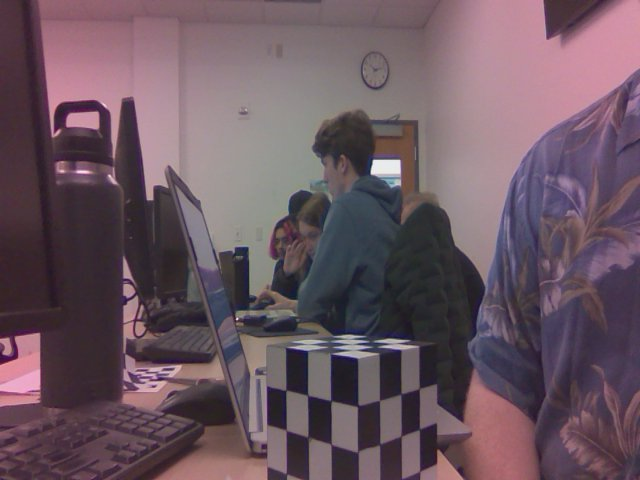
//> input picture Corey code space/CW Midterm-20250425T172056Z-001/CW Midterm/left.jpg, 640 x 480 px
$ ./pRectify   (built with g++ and OpenCV 4)
//> lines starting //> are read from the running program, lines starting //| are printed output that depends on the picture
#include <opencv2/opencv.hpp>
#include <opencv2/calib3d.hpp>
#include <iostream>

using namespace cv;
using namespace std;

int main() {
    // Load color stereo images
    Mat leftImageColor  = imread("left.jpg");
//> leftImageColor is the input picture: 480 rows x 640 cols, CV_8UC3; mean B, G, R 96.8, 86.6, 106.7
    Mat rightImageColor = imread("right.jpg");
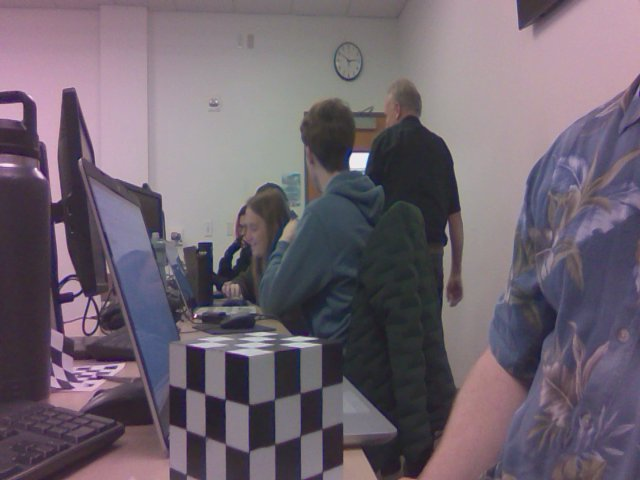
//> input picture Corey code space/CW Midterm-20250425T172056Z-001/CW Midterm/right.jpg, 640 x 480 px
//> rightImageColor is the input picture: 480 rows x 640 cols, CV_8UC3; mean B, G, R 111.3, 100.2, 111.3

    if (leftImageColor.empty() || rightImageColor.empty()) {
        cerr << "[ERROR] Failed to load input stereo images!" << endl;
        return -1;
    }

    // Convert to grayscale for rectification
    Mat leftImage, rightImage;
    cvtColor(leftImageColor, leftImage, COLOR_BGR2GRAY);
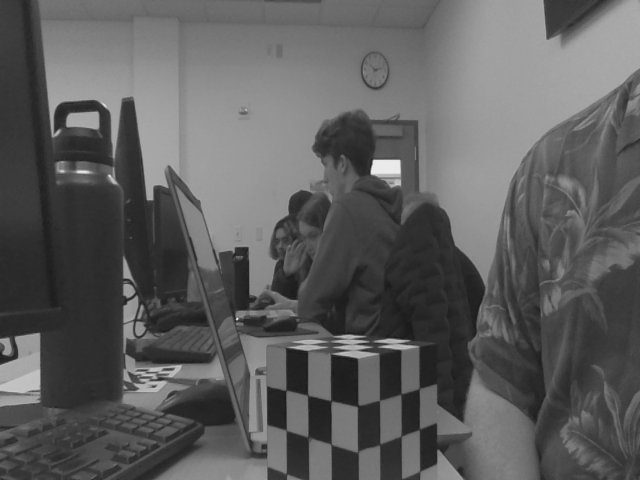
//> leftImage: 480 rows x 640 cols, CV_8UC1; min 23, max 242, mean 93.8
    cvtColor(rightImageColor, rightImage, COLOR_BGR2GRAY);
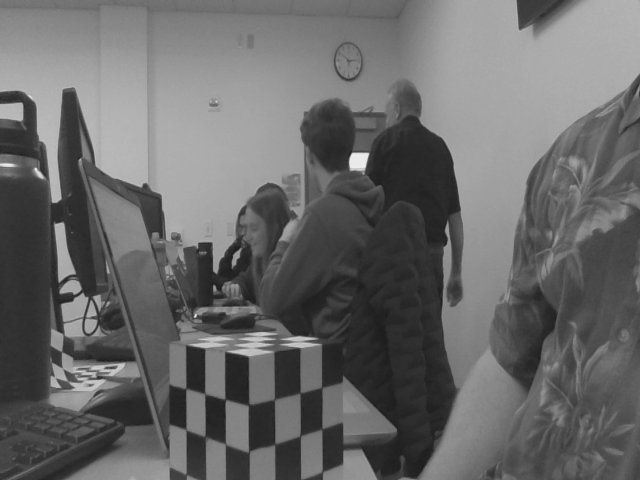
//> rightImage: 480 rows x 640 cols, CV_8UC1; min 23, max 241, mean 104.8

    // Camera intrinsics
    Mat cameraMatrix1 = (Mat_<double>(3,3) << 578.86, 0, 329.12,
                                              0, 772.98, 245,
                                              0, 0, 1);

    Mat cameraMatrix2 = (Mat_<double>(3,3) << 576.05, 0, 303.22,
                                              0, 768.94, 252.27,
                                              0, 0, 1);

    // Distortion coefficients
    Mat distCoeffs1 = (Mat_<double>(1,5) << -0.166, 1.16, 0.00, 0.00, -2.54);
    Mat distCoeffs2 = (Mat_<double>(1,5) << -0.179, 1.49, 0.00, 0.00, -3.89);

    // Rotation and translation between cameras
    Mat R = (Mat_<double>(3,3) << 0.9998996653444937, -0.007885144718599264, -0.01176791131579057,
                                  0.007832711413248565, 0.9999592206338627, -0.004495075220148332,
                                  0.0118028757464582, 0.004402449555051375, 0.9999206521329724);

    Mat T = (Mat_<double>(3,1) << -58.96213584809675,
                                  -0.3678605528979815,
                                  -0.6298580023378643);

    // Rectification results
    Mat R1, R2, P1, P2, Q;
    stereoRectify(cameraMatrix1, distCoeffs1, cameraMatrix2, distCoeffs2, leftImage.size(),
                  R, T, R1, R2, P1, P2, Q, CALIB_ZERO_DISPARITY, -1, leftImage.size());

    // Undistort and rectify maps
    Mat map1x, map1y, map2x, map2y;
    initUndistortRectifyMap(cameraMatrix1, distCoeffs1, R1, P1, leftImage.size(), CV_32FC1, map1x, map1y);
    initUndistortRectifyMap(cameraMatrix2, distCoeffs2, R2, P2, rightImage.size(), CV_32FC1, map2x, map2y);

    // Rectify the images
    Mat rectifiedLeft, rectifiedRight;
    remap(leftImage, rectifiedLeft, map1x, map1y, INTER_LINEAR);
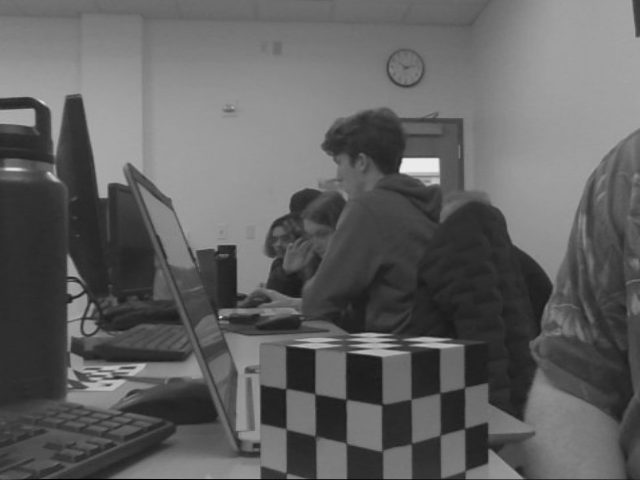
//> rectifiedLeft: 480 rows x 640 cols, CV_8UC1; min 0, max 241, mean 97.2
    remap(rightImage, rectifiedRight, map2x, map2y, INTER_LINEAR);
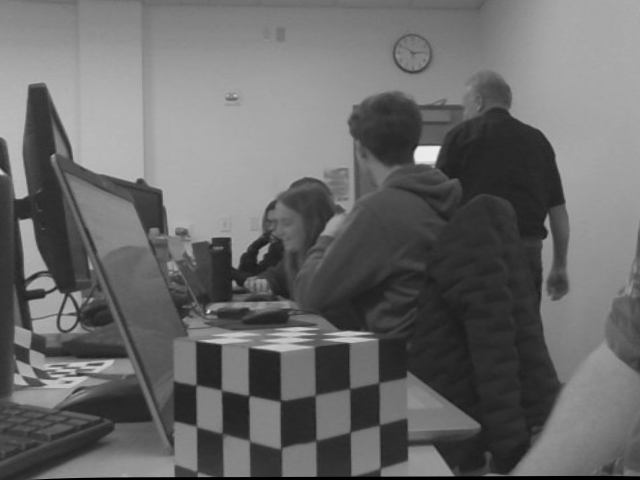
//> rectifiedRight: 480 rows x 640 cols, CV_8UC1; min 0, max 239, mean 105.2

    // Convert grayscale rectified images to BGR before writing as .ppm
    Mat rectifiedLeftColor, rectifiedRightColor;
    cvtColor(rectifiedLeft, rectifiedLeftColor, COLOR_GRAY2BGR);
    cvtColor(rectifiedRight, rectifiedRightColor, COLOR_GRAY2BGR);

    // Save rectified images as PPM
    imwrite("left_rectified.ppm", rectifiedLeftColor);
    imwrite("right_rectified.ppm", rectifiedRightColor);
    cout << "[INFO] Saved: left_rectified.ppm and right_rectified.ppm\n";

    // Optional: Save the rectification maps (can be reused)
    FileStorage fs("lookupTables.xml", FileStorage::WRITE);
    fs << "Map1x" << map1x;
    fs << "Map1y" << map1y;
    fs << "Map2x" << map2x;
    fs << "Map2y" << map2y;
    fs.release();

    return 0;
}
